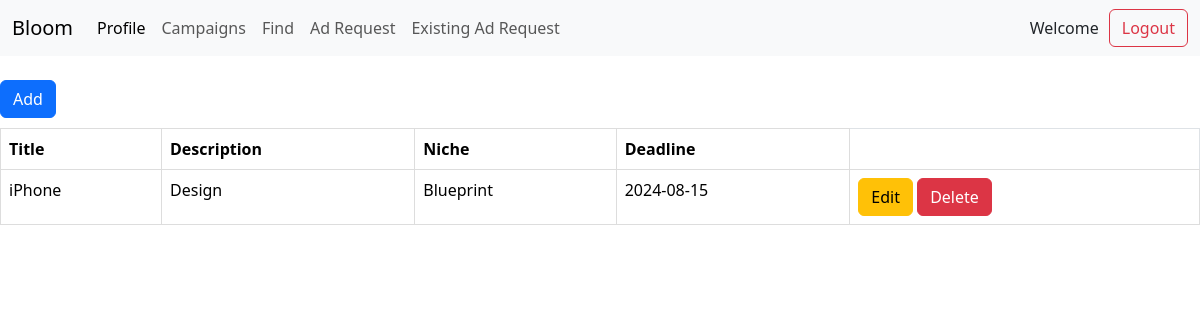
Screenshot of /sponsor_campaign (signed in) with the database file from the repository.
### app.py (models this page shows)
class campaign(db.Model):
    __tablename__ = 'campaigns'
    id = db.Column(db.Integer, primary_key=True)
    title = db.Column(db.String(100), nullable=False)
    description = db.Column(db.Text, nullable=False)
    niche = db.Column(db.String(50), nullable=False)
    deadline = db.Column(db.Date, nullable=False)

### app.py (the view)
@app.route('/sponsor_campaign')
def add_campaigns():
    user_id = session.get('user_id')
    campaigns = campaign.query.all()
    if user_id:
        user = BloomData.query.get(user_id)
        sdata = sponsorData.query.get(user_id)
        return render_template('add_campaigns.html', user=user, sdata=sdata, campaigns=campaigns)

### templates/add_campaigns.html (shortened to what this page needs)
{% extends 'sponsor.html' %}
{% block body %}
<button type="button" class="btn btn-primary" data-bs-toggle="modal" data-bs-target="#addCampaignModal">
    Add
</button>
<table class="table">
    <thead>
        <tr>
            <th>Title</th>
            <th>Description</th>
            <th>Niche</th>
            <th>Deadline</th>
        </tr>
    </thead>
    <tbody>
        {% for campaign in campaigns %}
        <tr>
            <td>{{ campaign.title }}</td>
            <td>{{ campaign.description }}</td>
            <td>{{ campaign.niche }}</td>
            <td>{{ campaign.deadline }}</td>
            <td>
                <button type="button" class="btn btn-warning" data-bs-toggle="modal" data-bs-target="#editCampaignModal{{ campaign.id }}">
                    Edit
                </button>
                    <form method="POST" action="{{ url_for('delete_campaign', campaign_id=campaign.id) }}" style="display:inline;">
                        <button type="submit" class="btn btn-danger">Delete</button>
                    </form>
            </td>
        </tr>
        {% endfor %}
    </tbody>
</table>
{% endblock body %}

### templates/sponsor.html (style rules this page uses)
table { width: 100%; border-collapse: collapse; margin: 10px 0; }
table, th, td { border: 1px solid #ddd; }
th, td { padding: 12px; text-align: left; }
th { background-color: #f4f4f4; }

### rows the page displays
campaign: title "iPhone", description "Design", niche "Blueprint", deadline "2024-08-15"
